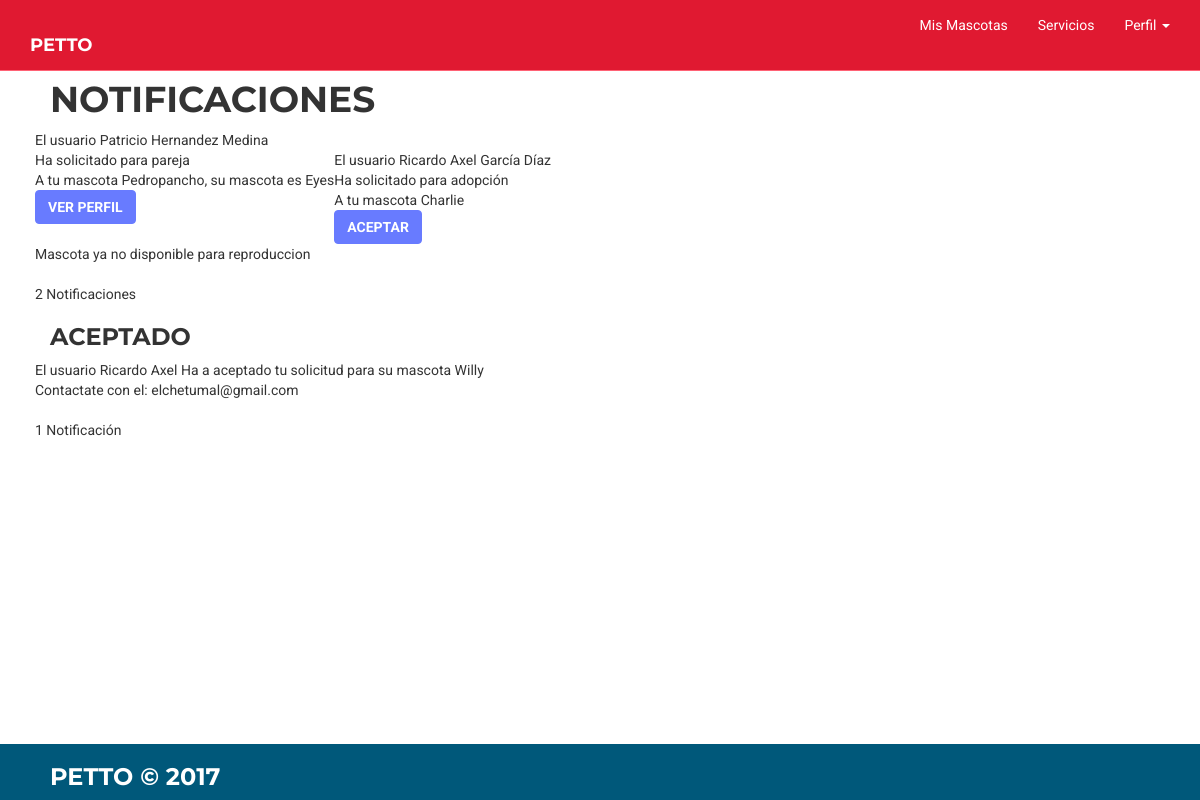
The page /pag/vistas/notificaciones.php (signed in) on the database its author committed.
### tables this page shows
CREATE TABLE `notificacion` (
  `id_notificacion` bigint(250) NOT NULL,
  `emisor` bigint(250) NOT NULL,
  `mascotaemisor` bigint(250) NOT NULL,
  `nombre` varchar(100) NOT NULL,
  `apepat` varchar(100) NOT NULL,
  `apemat` varchar(100) NOT NULL,
  `receptor` bigint(250) NOT NULL,
  `tipo` int(1) NOT NULL,
  `mascota` bigint(250) NOT NULL
);

CREATE TABLE `mascota` (
  `id_mascota` bigint(250) NOT NULL,
  `nombre` varchar(50) NOT NULL,
  `tipo` int(1) NOT NULL,
  `raza` varchar(100) NOT NULL,
  `edad` int(10) NOT NULL,
  `sexo` int(1) NOT NULL,
  `foto` varchar(200) NOT NULL,
  `disp_adop` int(1) NOT NULL DEFAULT '1',
  `disp_rep` int(1) NOT NULL DEFAULT '1',
  `id_ubicacion` bigint(200) NOT NULL,
  `id` bigint(250) NOT NULL,
  `latitud` decimal(20,18) NOT NULL,
  `longitud` decimal(20,18) NOT NULL
);

CREATE TABLE `aceptarnot` (
  `id_aceptanot` bigint(250) NOT NULL,
  `emisor` bigint(250) NOT NULL,
  `receptor` bigint(250) NOT NULL,
  `id_mascota` bigint(250) NOT NULL,
  `mascota` varchar(50) NOT NULL,
  `correo` varchar(100) NOT NULL,
  `estado` int(1) NOT NULL DEFAULT '1'
);

CREATE TABLE `usuarios` (
  `id` bigint(250) NOT NULL,
  `nombre` varchar(100) NOT NULL,
  `apepat` varchar(100) NOT NULL,
  `apemat` varchar(100) NOT NULL,
  `correo` varchar(100) NOT NULL,
  `usuario` varchar(100) NOT NULL,
  `contrasenia` varchar(100) NOT NULL,
  `avatar` varchar(300) NOT NULL DEFAULT '93.png',
  `id_ubicacion` bigint(200) DEFAULT NULL,
  `latitud` decimal(20,18) NOT NULL,
  `longitud` decimal(20,18) NOT NULL
);

### conexionbd/abrir_conexion.php (called while the page is built, shortened)
<?php
	$tablaus = "usuarios";
	$tablamas = "mascota";
	$tablaaceptarnot = "aceptarnot";
?>

### pag/vistas/notificaciones.php (the view, shortened to what this page needs)
<?php
  include("../../conexionbd/abrir_conexion.php");
$id_usuario= $_SESSION['id_usuario'];
?>
<!DOCTYPE html>
<html lang="es">
<?php include('../estructura/header.php'); ?>
	<div class="container-fluid">
		<div class="row">
			<div class="col-md-3">
				<h1>Notificaciones</h1>
			</div>
		</div>
		<div class="row">
		<?php
			include($_SERVER['DOCUMENT_ROOT']."/conexionbd/abrir_conexion.php");
			$query = "SELECT * FROM notificacion WHERE receptor='$id_usuario'";
			$resultado=mysqli_query($conexion,$query) or die(mysqli_error($conexion));
			$contador=0;
			echo "<table><tr>";
			while ($fila = mysqli_fetch_array($resultado)) {
					$consulta5="SELECT nombre FROM $tablamas WHERE id_mascota='$fila[mascota]'";
					$resultado5=mysqli_query($conexion,$consulta5) or die(mysqli_error($conexion));
					$resultado5_obtenido=mysqli_fetch_array($resultado5);
					$mascota= $resultado5_obtenido['nombre'];
					$consulta6="SELECT disp_adop FROM $tablamas WHERE id_mascota='$fila[mascota]'";
					$resultado6=mysqli_query($conexion,$consulta6) or die(mysqli_error($conexion));
					$resultado6_obtenido=mysqli_fetch_array($resultado6);
					$dispadop= $resultado6_obtenido['disp_adop'];
					$consulta7="SELECT nombre FROM $tablamas WHERE id_mascota='$fila[mascotaemisor]'";
					$resultado7=mysqli_query($conexion,$consulta7) or die(mysqli_error($conexion));
					$resultado7_obtenido=mysqli_fetch_array($resultado7);
					$masemisor= $resultado7_obtenido['nombre'];
					$consulta8="SELECT disp_rep FROM $tablamas WHERE id_mascota='$fila[mascota]'";
					$resultado8=mysqli_query($conexion,$consulta8) or die(mysqli_error($conexion));
					$resultado8_obtenido=mysqli_fetch_array($resultado8);
					$disprep= $resultado8_obtenido['disp_rep'];
					echo "<td>";
					echo "El usuario $fila[nombre] $fila[apepat] $fila[apemat] <br>Ha solicitado para";
					if ($fila[tipo]==1) {
						echo " adopción";
						echo "<br>A tu mascota $mascota";
						if ($dispadop==2) {
							echo "<form action='aceptarnotificacion.php' role='form' name='frm_ingreso' method='post'>
								<input class='form-control' type='hidden' name='mascota' id='mascota' value='$fila[mascota]' />
								<input class='form-control' type='hidden' name='receptor' id='receptor' value='$fila[emisor]' />
								<input class='form-control' type='hidden' name='tipotra' id='tipotra' value='1' />
								<input class='btn btn-xl' name='Submit' type='submit' value='Aceptar'>
								</form>";
							echo "</td>";
							}
						elseif ($dispadop==1) {
							echo "<br>Mascota ya no disponible";
						}
					}
					elseif ($fila[tipo]==2) {
						echo " pareja";
						echo "<br>A tu mascota $mascota";
						echo ", su mascota es $masemisor";
						echo "<form action='perfilmuestramascota.php' role='form' name='frm_ingreso' method='post'>
						<input class='form-control' type='hidden' name='id_mascota' id='id_mascota' value='$fila[mascotaemisor]' />
						<input class='btn btn-xl' name='submit' type='submit' value='Ver perfil'>
						</form>";
						if ($disprep==2) {
							echo "<form action='aceptarnotificacion.php' role='form' name='frm_ingreso' method='post'>
								<input class='form-control' type='hidden' name='mascota' id='mascota' value='$fila[mascota]' />
								<input class='form-control' type='hidden' name='receptor' id='receptor' value='$fila[emisor]' />
								<input class='form-control' type='hidden' name='tipotra' id='tipotra' value='2' />
								<input class='btn btn-xl' name='Submit' type='submit' value='Aceptar'>
								</form>";
							echo "</td>";
							}
						elseif ($disprep==1) {
							echo "<br>Mascota ya no disponible para reproduccion";
						}
					}
					$contador++;
			}echo "</tr></table>";
			if ($contador==1) {
				echo "<br>1 Notificación";
			}
			elseif ($contador>1) {
				echo "<br>$contador Notificaciones";
			}
			?>
		</div>
		<div class="row">
			<div class="col-md-3">
				<h3>Aceptado</h3>
			</div>
		</div>
		<div class="row">
		<?php
			include($_SERVER['DOCUMENT_ROOT']."/conexionbd/abrir_conexion.php");
			$query = "SELECT * FROM $tablaaceptarnot WHERE receptor='$id_usuario'";
			$resultado=mysqli_query($conexion,$query) or die(mysqli_error($conexion));
			$contador=0;
			echo "<table><tr>";
			while ($fila = mysqli_fetch_array($resultado)) {
					$consulta6="SELECT nombre FROM $tablaus WHERE id='$fila[emisor]'";
					$resultado6=mysqli_query($conexion,$consulta6) or die(mysqli_error($conexion));
					$resultado6_obtenido=mysqli_fetch_array($resultado6);
					$nombreus= $resultado6_obtenido['nombre'];
					echo "<td>";
					echo "El usuario $nombreus Ha a aceptado tu solicitud para su mascota $fila[mascota]<br>";
					echo "Contactate con el: $fila[correo]";
					$contador++;
			}echo "</tr></table>";
			if ($contador==1) {
				echo "<br>1 Notificación";
			}
			elseif ($contador>1) {
				echo "<br>$contador Notificaciones";
			}
			?>
		</div>
		<div class="row"><p>&nbsp;</p></div>
		<div class="row"><p>&nbsp;</p></div>
	</div>
	<?php include('../estructura/footer.php'); ?>
</body>
</html>

### pag/css/estilo.css (style rules this page uses)
body { padding-top: 60px; font-family: "Roboto", "Helvetica Neue", Helvetica, Arial, sans-serif; }
p { border-radius: 10px; }
.container-fluid { padding-left: 50px; padding-right: 50px; }
h1, h2, h3, h4 { font-family: "Montserrat", "Helvetica Neue", Helvetica, Arial, sans-serif; text-transform: uppercase; font-weight: 700; }
.btn-xl { color: white; background-color: #687BFF; border-color: #687BFF; font-family: "Roboto", "Helvetica Neue", Helvetica, Arial, sans-serif; text-transform: uppercase; font-weight: 700; }

### rows shown on the page
notificacion: nombre "Patricio", apepat "Hernandez", apemat "Medina", mascota.nombre "Pedropancho", mascota.nombre "Eyes", shows "Mascota ya no disponible para reproduccion"
notificacion: nombre "Ricardo Axel", apepat "García", apemat "Díaz", mascota.nombre "Charlie"
aceptarnot: usuarios.nombre "Ricardo Axel", mascota "Willy", correo "elchetumal@gmail.com"

### other values the page prints
$contador "2"
